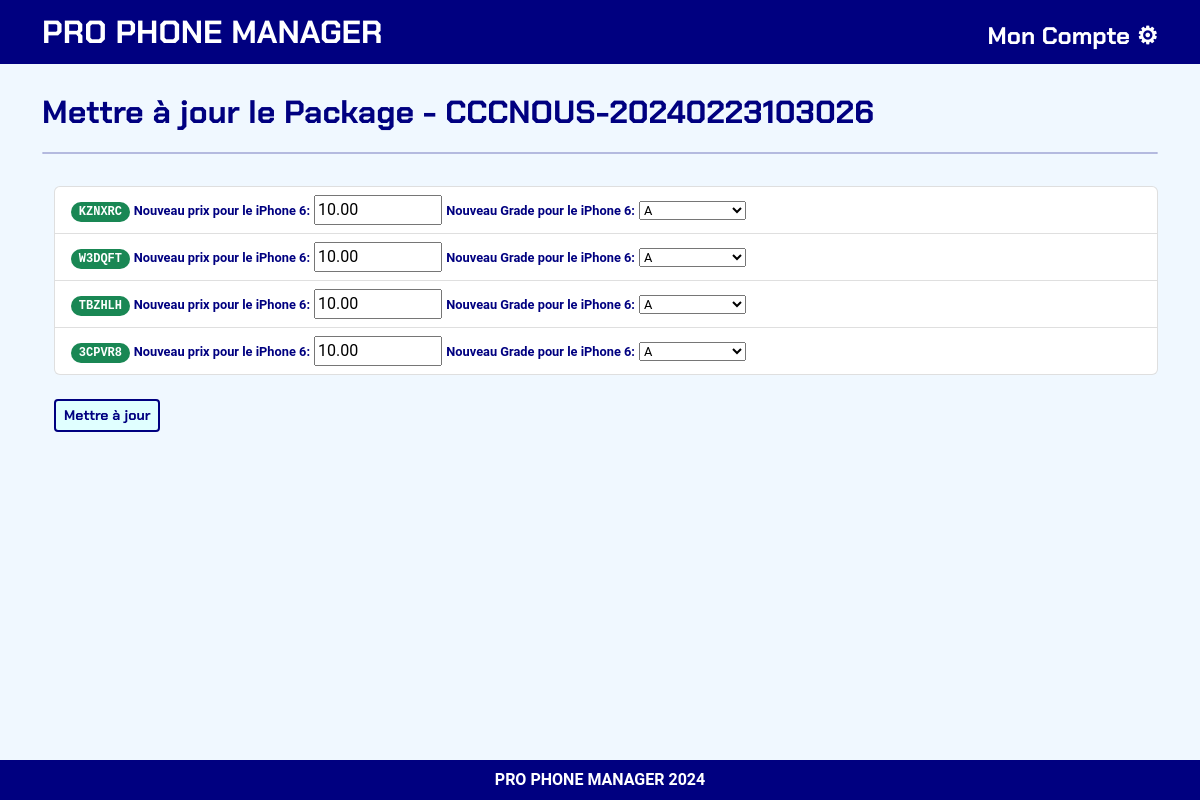
/update_package/CCCNOUS-20240223103026/ (signed in), run on the app's committed database.
### listings/models.py (models this page shows, shortened)
class Package(models.Model):
    reference = models.CharField(max_length=40, unique=True)
    brokenscreens = models.ManyToManyField('BrokenScreen', related_name='packages')
    date_shipped = models.DateTimeField(auto_now_add=True)
    is_shipped = models.BooleanField(default=False)
    is_paid = models.BooleanField(default=False)
    total_value = models.DecimalField(max_digits=10, decimal_places=2, default=0)
    def get_brokenscreen_fields(self):
        brokenscreen_instances = list(self.brokenscreens.all())
        logger.info(f"get_brokenscreen_fields() returned: {type(brokenscreen_instances)}")
        return brokenscreen_instances

class BrokenScreen(models.Model):
    id = models.AutoField(primary_key=True)
    repairstore = models.ForeignKey(RepairStore, on_delete=models.CASCADE)
    uniquereference = models.OneToOneField(UniqueReference, on_delete=models.CASCADE)
    screenbrand = models.ForeignKey(ScreenBrand, on_delete=models.CASCADE)
    screenmodel = models.ForeignKey(ScreenModel, on_delete=models.CASCADE)
    diag_question_1 = models.TextField(null=True, blank=True)
    diag_question_2 = models.TextField(null=True, blank=True)
    diag_question_3 = models.TextField(null=True, blank=True)
    diag_question_4 = models.TextField(null=True, blank=True)
    diag_question_5 = models.TextField(null=True, blank=True)
    diag_question_6 = models.TextField(null=True, blank=True)
    diag_question_7 = models.TextField(null=True, blank=True)
    diag_question_8 = models.TextField(null=True, blank=True)
    diag_question_9 = models.TextField(null=True, blank=True)
    diag_question_10 = models.TextField(null=True, blank=True)
    diag_response_1 = models.BooleanField(null=True)
    diag_response_2 = models.BooleanField(null=True)
    diag_response_3 = models.BooleanField(null=True)
    diag_response_4 = models.BooleanField(null=True)
    diag_response_5 = models.BooleanField(null=True)
    diag_response_6 = models.BooleanField(null=True)
    diag_response_7 = models.BooleanField(null=True)
    diag_response_8 = models.BooleanField(null=True)
    diag_response_9 = models.BooleanField(null=True)
    diag_response_10 = models.BooleanField(null=True)
    is_diag_done = models.BooleanField(default=False)
    grade = models.CharField(
        max_length=20,
        choices=[
            ('', 'Select Grade'),
            ('A', 'A'),
            ('B', 'B'),
            ('C', 'C'),
            ('D', 'D'),
            ('E', 'E'),
            ('F', 'F'),
            ('G', 'G'),
            ('Fully Broken', 'Fully Broken'),
            ('Aftermarket', 'Aftermarket')
        ],
        default='EN ATTENTE',
    )
    quotations = models.ManyToManyField('RecyclerPricing', related_name='broken_screens')
    recycler = models.ForeignKey(Recycler, on_delete=models.SET_NULL, null=True, blank=True)
    is_attributed = models.BooleanField(default=False)
    price = models.DecimalField(max_digits=10, decimal_places=2, null=True, blank=True)
    is_packed = models.BooleanField(default=False)
    date_joined = models.DateTimeField(default=timezone.now)
    class Meta:
        ordering = ['-date_joined']
    class Meta:
        ordering = ['-date_joined']

class UniqueReference(models.Model):
    repairstore = models.ForeignKey(RepairStore, on_delete=models.CASCADE)
    value = models.CharField(max_length=6, unique=True)
    is_used = models.BooleanField(default=False)
    def __str__(self):
        return self.value

class ScreenModel(models.Model):
    screenbrand = models.ForeignKey(ScreenBrand, on_delete=models.CASCADE)
    screenmodel = models.CharField(max_length=50)
    is_oled = models.BooleanField(default=False)
    is_3dtouch = models.BooleanField(default=False)
    is_wanted = models.BooleanField(default=False)
    class Meta:
        ordering = ['screenbrand', 'screenmodel']
    def __str__(self):
        return f"{self.screenmodel}"

### listings/views.py (the view, shortened to what this page needs)
# urls.py: path('update_package/<str:reference>/', update_package, name='update_package'),
@login_required
@transaction.atomic
def update_package(request, reference):
    package = get_object_or_404(Package, reference=reference)
    brokenscreen_instances = package.get_brokenscreen_fields()
    return render(request, 'update_package.html', {'package': package, 'brokenscreen_instances': brokenscreen_instances})

### listings/templates/update_package.html (shortened to what this page needs)
{% extends "base_webapp.html" %}
{% load static %}
{% block page_title %}Mettre à jour le Package - {{ package.reference }}
{% endblock page_title %}
{% block page_content %}
<form method="post" action="{% url 'update_package' reference=package.reference %}">
  <ul class="list-group">
    {% for brokenscreen_instance in brokenscreen_instances %}
      <li class="list-group-item">
        <span class="badge rounded-pill font-monospace bg-success">{{ brokenscreen_instance.uniquereference }}</span>
        <label for="price_{{ brokenscreen_instance.uniquereference }}">Nouveau prix pour le {{ brokenscreen_instance.screenmodel }}:</label>
        <input type="text" name="price_{{ brokenscreen_instance.uniquereference }}" value="{{ brokenscreen_instance.price }}">
        <label for="grade_{{ brokenscreen_instance.uniquereference }}">Nouveau Grade pour le {{ brokenscreen_instance.screenmodel }}:</label>
        <select name="grade_{{ brokenscreen_instance.uniquereference }}">
          <option value="A" {% if brokenscreen_instance.grade == 'A' %}selected{% endif %}>A</option>
        </select>
      </li>
    {% endfor %}
  </ul>
<br>
  <div class="text-start">
    <button type="submit" class="btn btn-sm btn-outline-blue"">Mettre à jour</button>
  </div>
</form>
{% endblock page_content %}

### listings/static/styles.css (style rules this page uses)
body { font-family: 'Roboto', sans-serif; scroll-behavior: smooth; background-color: AliceBlue; }
.btn { font-family: 'ChakraPetch', sans-serif; }
.btn-outline-blue { font-family: 'ChakraPetch', sans-serif; color:navy; background-color:LightCyan; border: 2px solid navy; }
label { color: navy; font-weight: bold; font-size: large; }

### listings/templates/update_package.html (style rules this page uses)
body { font-size: 16px; }
label, select { font-size: 0.8em; }
input { font-size: 1em; width: 12%; }
select { width: 10%; }

### data on the page
Package: reference "CCCNOUS-20240223103026"
BrokenScreen: uniquereference "KZNXRC", screenmodel "iPhone 6", price "10.00", grade+uniquereference "A"
BrokenScreen: uniquereference "W3DQFT", screenmodel "iPhone 6", price "10.00", grade+uniquereference "A"
BrokenScreen: uniquereference "TBZHLH", screenmodel "iPhone 6", price "10.00", grade+uniquereference "A"
BrokenScreen: uniquereference "3CPVR8", screenmodel "iPhone 6", price "10.00", grade+uniquereference "A"
